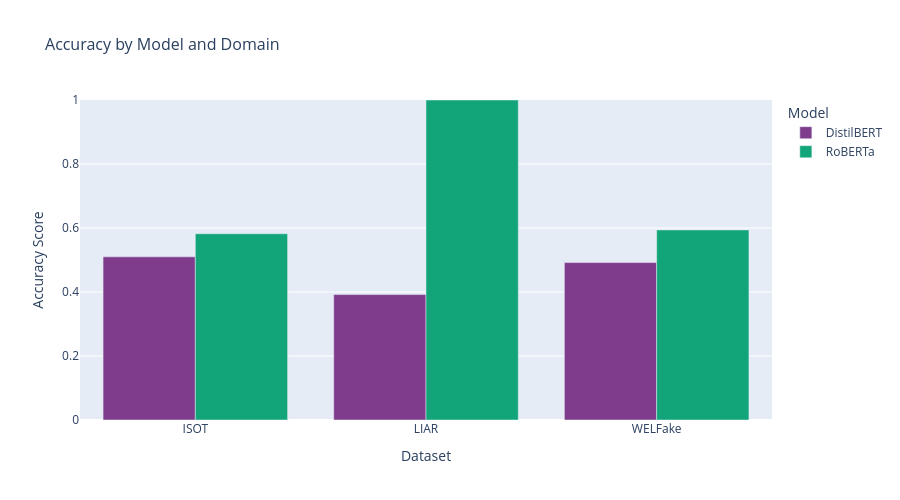
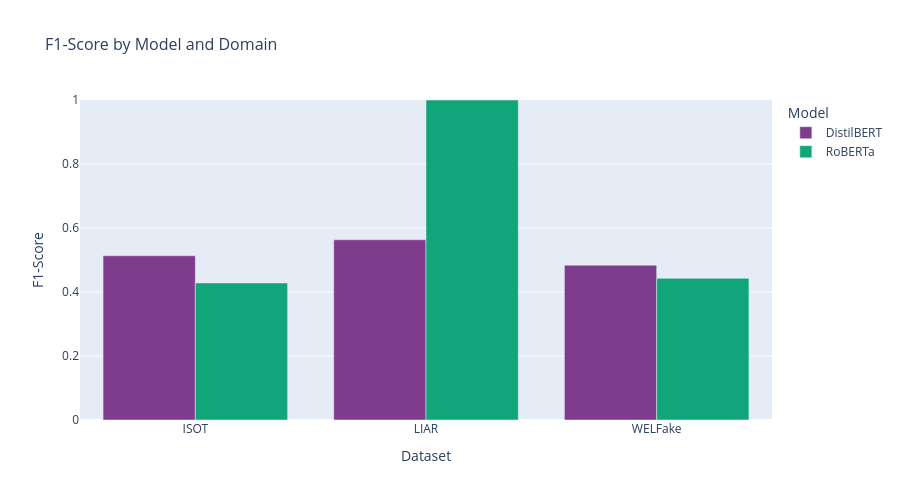
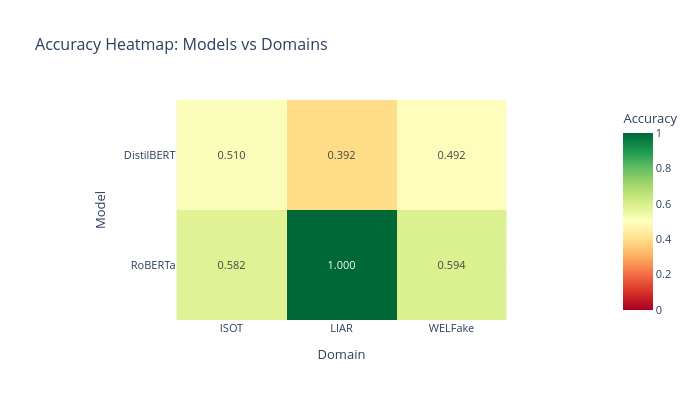
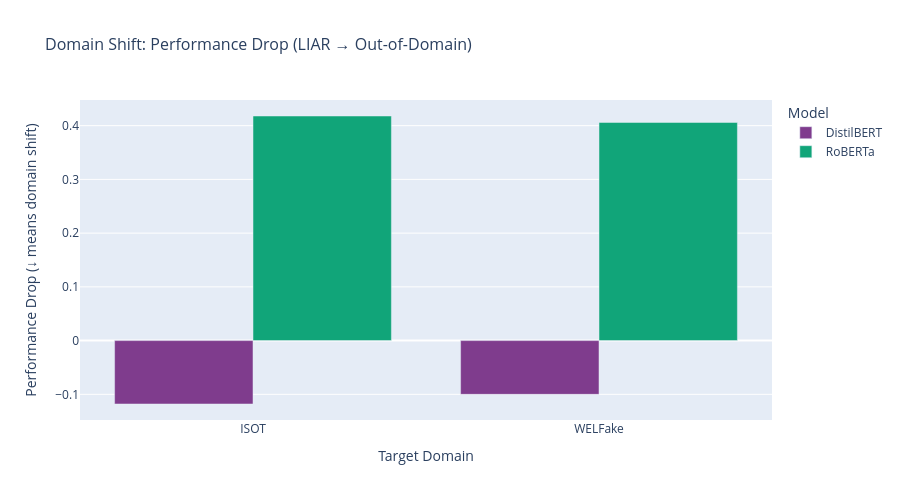

The notebook cell saved with these charts, in order:
### Markdown cell above
## 10. Visualisations - Domain Shift Analysis

### Code cell
# Performance Comparison Visualizations
import plotly.graph_objects as go
from plotly.subplots import make_subplots

print("="*80)
print("PERFORMANCE VISUALIZATIONS")
print("="*80)

if not results_df.empty:
    # 1. Accuracy by Model and Domain (Bar Chart)
    fig1 = px.bar(
        results_df,
        x='Domain',
        y='Accuracy',
        color='Model',
        barmode='group',
        title='Accuracy by Model and Domain',
        labels={'Accuracy': 'Accuracy Score', 'Domain': 'Dataset'},
        height=500,
        width=900,
        color_discrete_sequence=px.colors.qualitative.Bold
    )
    
    fig1.update_layout(
        hovermode='x unified',
        font=dict(size=12),
        title_font_size=16,
        yaxis=dict(range=[0, 1])
    )
    
    fig1.show()
    print("✓ Bar chart: Accuracy by model and domain")
    
    # 2. F1-Score Comparison (Grouped Bar)
    fig2 = px.bar(
        results_df,
        x='Domain',
        y='F1',
        color='Model',
        barmode='group',
        title='F1-Score by Model and Domain',
        labels={'F1': 'F1-Score', 'Domain': 'Dataset'},
        height=500,
        width=900,
        color_discrete_sequence=px.colors.qualitative.Bold
    )
    
    fig2.update_layout(
        hovermode='x unified',
        font=dict(size=12),
        title_font_size=16,
        yaxis=dict(range=[0, 1])
    )
    
    fig2.show()
    print("✓ Bar chart: F1-Score by model and domain")
    
    # 3. Heatmap of Accuracy by Model x Domain
    pivot_acc = results_df.pivot_table(
        index='Model',
        columns='Domain',
        values='Accuracy'
    )
    
    fig3 = px.imshow(
        pivot_acc,
        labels=dict(x='Domain', y='Model', color='Accuracy'),
        title='Accuracy Heatmap: Models vs Domains',
        color_continuous_scale='RdYlGn',
        zmin=0, zmax=1,
        text_auto='.3f',
        height=400,
        width=700
    )
    
    fig3.update_layout(
        font=dict(size=11),
        title_font_size=16
    )
    
    fig3.show()
    print("✓ Heatmap: Accuracy across all models and domains")
    
    # 4. Performance Drop (Domain Shift Magnitude)
    liar_acc = results_df[results_df['Domain'] == 'LIAR']['Accuracy'].values
    
    if len(liar_acc) > 0:
        domain_performance = []
        for model in results_df['Model'].unique():
            model_data = results_df[results_df['Model'] == model]
            liar_perf = model_data[model_data['Domain'] == 'LIAR']['Accuracy'].values
            if len(liar_perf) > 0:
                for _, row in model_data.iterrows():
                    if row['Domain'] != 'LIAR':
                        drop = liar_perf[0] - row['Accuracy']
                        domain_performance.append({
                            'Model': model,
                            'Domain': row['Domain'],
                            'Performance_Drop': drop,
                            'LiarAccuracy': liar_perf[0],
                            'OODAccuracy': row['Accuracy']
                        })
        
        if domain_performance:
            drop_df = pd.DataFrame(domain_performance)
            
            fig4 = px.bar(
                drop_df,
                x='Domain',
                y='Performance_Drop',
                color='Model',
                barmode='group',
                title='Domain Shift: Performance Drop (LIAR → Out-of-Domain)',
                labels={'Performance_Drop': 'Accuracy Drop', 'Domain': 'Target Domain'},
                height=500,
                width=900,
                color_discrete_sequence=px.colors.qualitative.Bold
            )
            
            fig4.update_layout(
                hovermode='x unified',
                font=dict(size=12),
                title_font_size=16,
                yaxis_title='Performance Drop (↓ means domain shift)'
            )
            
            fig4.show()
            print("✓ Bar chart: Domain shift magnitude (performance drops)")
    
    print("\n✓ All performance visualizations generated!")

else:
    print("⚠ No results data available for visualization")

### Figure 1 — Plotly figure (JSON) as saved in the notebook; plotly's stock layout.template omitted (floating-point values rounded to 4 significant figures)
{"data": [{"alignmentgroup": "True", "hovertemplate": "Model=DistilBERT<br>Dataset=%{x}<br>Accuracy Score=%{y}<extra></extra>", "legendgroup": "DistilBERT", "marker": {"color": "rgb(127, 60, 141)", "pattern": {"shape": ""}}, "name": "DistilBERT", "offsetgroup": "DistilBERT", "orientation": "v", "showlegend": true, "textposition": "auto", "type": "bar", "x": ["ISOT", "LIAR", "WELFake"], "xaxis": "x", "y": [0.51, 0.392, 0.492], "yaxis": "y"}, {"alignmentgroup": "True", "hovertemplate": "Model=RoBERTa<br>Dataset=%{x}<br>Accuracy Score=%{y}<extra></extra>", "legendgroup": "RoBERTa", "marker": {"color": "rgb(17, 165, 121)", "pattern": {"shape": ""}}, "name": "RoBERTa", "offsetgroup": "RoBERTa", "orientation": "v", "showlegend": true, "textposition": "auto", "type": "bar", "x": ["ISOT", "LIAR", "WELFake"], "xaxis": "x", "y": [0.582, 1.0, 0.594], "yaxis": "y"}], "layout": {"barmode": "group", "font": {"size": 12}, "height": 500, "hovermode": "x unified", "legend": {"title": {"text": "Model"}, "tracegroupgap": 0}, "title": {"font": {"size": 16}, "text": "Accuracy by Model and Domain"}, "width": 900, "xaxis": {"anchor": "y", "domain": [0, 1], "title": {"text": "Dataset"}}, "yaxis": {"anchor": "x", "domain": [0, 1], "range": [0, 1], "title": {"text": "Accuracy Score"}}}}

### Figure 2 — Plotly figure (JSON) as saved in the notebook; plotly's stock layout.template omitted (floating-point values rounded to 4 significant figures)
{"data": [{"alignmentgroup": "True", "hovertemplate": "Model=DistilBERT<br>Dataset=%{x}<br>F1-Score=%{y}<extra></extra>", "legendgroup": "DistilBERT", "marker": {"color": "rgb(127, 60, 141)", "pattern": {"shape": ""}}, "name": "DistilBERT", "offsetgroup": "DistilBERT", "orientation": "v", "showlegend": true, "textposition": "auto", "type": "bar", "x": ["ISOT", "LIAR", "WELFake"], "xaxis": "x", "y": [0.5133, 0.5632, 0.4838], "yaxis": "y"}, {"alignmentgroup": "True", "hovertemplate": "Model=RoBERTa<br>Dataset=%{x}<br>F1-Score=%{y}<extra></extra>", "legendgroup": "RoBERTa", "marker": {"color": "rgb(17, 165, 121)", "pattern": {"shape": ""}}, "name": "RoBERTa", "offsetgroup": "RoBERTa", "orientation": "v", "showlegend": true, "textposition": "auto", "type": "bar", "x": ["ISOT", "LIAR", "WELFake"], "xaxis": "x", "y": [0.4282, 1.0, 0.4427], "yaxis": "y"}], "layout": {"barmode": "group", "font": {"size": 12}, "height": 500, "hovermode": "x unified", "legend": {"title": {"text": "Model"}, "tracegroupgap": 0}, "title": {"font": {"size": 16}, "text": "F1-Score by Model and Domain"}, "width": 900, "xaxis": {"anchor": "y", "domain": [0, 1], "title": {"text": "Dataset"}}, "yaxis": {"anchor": "x", "domain": [0, 1], "range": [0, 1], "title": {"text": "F1-Score"}}}}

### Figure 3 — Plotly figure (JSON) as saved in the notebook; plotly's stock layout.template omitted (floating-point values rounded to 4 significant figures)
{"data": [{"coloraxis": "coloraxis", "hovertemplate": "Domain: %{x}<br>Model: %{y}<br>Accuracy: %{z}<extra></extra>", "name": "0", "texttemplate": "%{z:.3f}", "type": "heatmap", "x": ["ISOT", "LIAR", "WELFake"], "xaxis": "x", "y": ["DistilBERT", "RoBERTa"], "yaxis": "y", "z": [[0.51, 0.392, 0.492], [0.582, 1.0, 0.594]]}], "layout": {"coloraxis": {"cmax": 1, "cmin": 0, "colorbar": {"title": {"text": "Accuracy"}}, "colorscale": [[0, "rgb(165,0,38)"], [0.1, "rgb(215,48,39)"], [0.2, "rgb(244,109,67)"], [0.3, "rgb(253,174,97)"], [0.4, "rgb(254,224,139)"], [0.5, "rgb(255,255,191)"], [0.6, "rgb(217,239,139)"], [0.7, "rgb(166,217,106)"], [0.8, "rgb(102,189,99)"], [0.9, "rgb(26,152,80)"], [1, "rgb(0,104,55)"]]}, "font": {"size": 11}, "height": 400, "title": {"font": {"size": 16}, "text": "Accuracy Heatmap: Models vs Domains"}, "width": 700, "xaxis": {"anchor": "y", "constrain": "domain", "domain": [0, 1], "scaleanchor": "y", "title": {"text": "Domain"}}, "yaxis": {"anchor": "x", "autorange": "reversed", "constrain": "domain", "domain": [0, 1], "title": {"text": "Model"}}}}

### Figure 4 — Plotly figure (JSON) as saved in the notebook; plotly's stock layout.template omitted (floating-point values rounded to 4 significant figures)
{"data": [{"alignmentgroup": "True", "hovertemplate": "Model=DistilBERT<br>Target Domain=%{x}<br>Accuracy Drop=%{y}<extra></extra>", "legendgroup": "DistilBERT", "marker": {"color": "rgb(127, 60, 141)", "pattern": {"shape": ""}}, "name": "DistilBERT", "offsetgroup": "DistilBERT", "orientation": "v", "showlegend": true, "textposition": "auto", "type": "bar", "x": ["ISOT", "WELFake"], "xaxis": "x", "y": [-0.118, -0.1], "yaxis": "y"}, {"alignmentgroup": "True", "hovertemplate": "Model=RoBERTa<br>Target Domain=%{x}<br>Accuracy Drop=%{y}<extra></extra>", "legendgroup": "RoBERTa", "marker": {"color": "rgb(17, 165, 121)", "pattern": {"shape": ""}}, "name": "RoBERTa", "offsetgroup": "RoBERTa", "orientation": "v", "showlegend": true, "textposition": "auto", "type": "bar", "x": ["ISOT", "WELFake"], "xaxis": "x", "y": [0.418, 0.406], "yaxis": "y"}], "layout": {"barmode": "group", "font": {"size": 12}, "height": 500, "hovermode": "x unified", "legend": {"title": {"text": "Model"}, "tracegroupgap": 0}, "title": {"font": {"size": 16}, "text": "Domain Shift: Performance Drop (LIAR → Out-of-Domain)"}, "width": 900, "xaxis": {"anchor": "y", "domain": [0, 1], "title": {"text": "Target Domain"}}, "yaxis": {"anchor": "x", "domain": [0, 1], "title": {"text": "Performance Drop (↓ means domain shift)"}}}}
